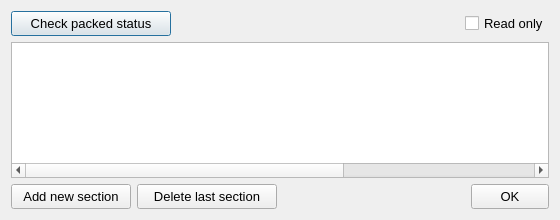
<?xml version="1.0" encoding="UTF-8"?>
<ui version="4.0">
 <class>DialogPESections</class>
 <widget class="QDialog" name="DialogPESections">
  <property name="windowModality">
   <enum>Qt::ApplicationModal</enum>
  </property>
  <property name="geometry">
   <rect>
    <x>0</x>
    <y>0</y>
    <width>560</width>
    <height>220</height>
   </rect>
  </property>
  <property name="minimumSize">
   <size>
    <width>560</width>
    <height>220</height>
   </size>
  </property>
  <property name="maximumSize">
   <size>
    <width>560</width>
    <height>220</height>
   </size>
  </property>
  <property name="font">
   <font>
    <pointsize>10</pointsize>
    <weight>50</weight>
    <bold>false</bold>
   </font>
  </property>
  <property name="windowTitle">
   <string>Sections</string>
  </property>
  <layout class="QVBoxLayout" name="verticalLayout">
   <item>
    <layout class="QHBoxLayout" name="horizontalLayout">
     <item>
      <widget class="QPushButton" name="pushButtonCheckPackedStatus">
       <property name="minimumSize">
        <size>
         <width>160</width>
         <height>25</height>
        </size>
       </property>
       <property name="maximumSize">
        <size>
         <width>160</width>
         <height>25</height>
        </size>
       </property>
       <property name="text">
        <string>Check packed status</string>
       </property>
      </widget>
     </item>
     <item>
      <spacer name="horizontalSpacer">
       <property name="orientation">
        <enum>Qt::Horizontal</enum>
       </property>
       <property name="sizeHint" stdset="0">
        <size>
         <width>40</width>
         <height>20</height>
        </size>
       </property>
      </spacer>
     </item>
     <item>
      <widget class="QCheckBoxX" name="checkBoxReadOnly">
       <property name="text">
        <string>Read only</string>
       </property>
       <property name="checked">
        <bool>false</bool>
       </property>
      </widget>
     </item>
    </layout>
   </item>
   <item>
    <widget class="QTableWidgetX" name="tableWidgetSections">
     <property name="font">
      <font>
       <pointsize>8</pointsize>
       <weight>50</weight>
       <bold>false</bold>
      </font>
     </property>
     <property name="contextMenuPolicy">
      <enum>Qt::CustomContextMenu</enum>
     </property>
     <property name="editTriggers">
      <set>QAbstractItemView::NoEditTriggers</set>
     </property>
     <property name="selectionMode">
      <enum>QAbstractItemView::SingleSelection</enum>
     </property>
     <property name="selectionBehavior">
      <enum>QAbstractItemView::SelectItems</enum>
     </property>
     <property name="columnCount">
      <number>8</number>
     </property>
     <attribute name="horizontalHeaderVisible">
      <bool>false</bool>
     </attribute>
     <attribute name="verticalHeaderVisible">
      <bool>false</bool>
     </attribute>
     <column/>
     <column/>
     <column/>
     <column/>
     <column/>
     <column/>
     <column/>
     <column/>
    </widget>
   </item>
   <item>
    <layout class="QHBoxLayout" name="horizontalLayout_2">
     <item>
      <widget class="QPushButtonX" name="pushButtonAddNewSection">
       <property name="minimumSize">
        <size>
         <width>120</width>
         <height>25</height>
        </size>
       </property>
       <property name="maximumSize">
        <size>
         <width>120</width>
         <height>25</height>
        </size>
       </property>
       <property name="text">
        <string>Add new section</string>
       </property>
      </widget>
     </item>
     <item>
      <widget class="QPushButtonX" name="pushButtonDeleteLastSection">
       <property name="minimumSize">
        <size>
         <width>140</width>
         <height>25</height>
        </size>
       </property>
       <property name="maximumSize">
        <size>
         <width>140</width>
         <height>25</height>
        </size>
       </property>
       <property name="text">
        <string>Delete last section</string>
       </property>
      </widget>
     </item>
     <item>
      <spacer name="horizontalSpacer_2">
       <property name="orientation">
        <enum>Qt::Horizontal</enum>
       </property>
       <property name="sizeHint" stdset="0">
        <size>
         <width>40</width>
         <height>20</height>
        </size>
       </property>
      </spacer>
     </item>
     <item>
      <widget class="QPushButtonX" name="pushButtonOK">
       <property name="minimumSize">
        <size>
         <width>78</width>
         <height>25</height>
        </size>
       </property>
       <property name="maximumSize">
        <size>
         <width>78</width>
         <height>25</height>
        </size>
       </property>
       <property name="text">
        <string>OK</string>
       </property>
      </widget>
     </item>
    </layout>
   </item>
  </layout>
 </widget>
 <customwidgets>
  <customwidget>
   <class>QPushButtonX</class>
   <extends>QPushButton</extends>
   <header>qpushbuttonx.h</header>
  </customwidget>
  <customwidget>
   <class>QCheckBoxX</class>
   <extends>QCheckBox</extends>
   <header>qcheckboxx.h</header>
  </customwidget>
  <customwidget>
   <class>QTableWidgetX</class>
   <extends>QTableWidget</extends>
   <header>qtablewidgetx.h</header>
  </customwidget>
 </customwidgets>
 <resources/>
 <connections/>
</ui>
